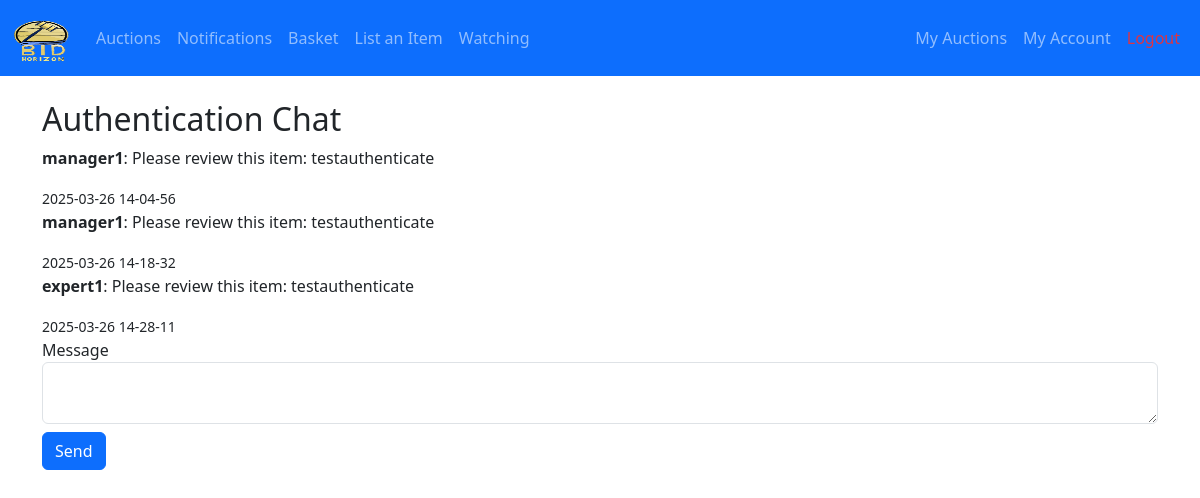
/authentication_chat/4 (signed in), run on the app's committed database.
### app/models.py (models this page shows, shortened)
class AuthenticationMessage(db.Model):
    __tablename__ = 'authentication_messages'
    id = db.Column(db.Integer, primary_key=True)
    request_id = db.Column(db.Integer, db.ForeignKey('authentication_requests.id'), nullable=False)
    sender_id = db.Column(db.Integer, db.ForeignKey('users.id'), nullable=False)
    message = db.Column(db.Text, nullable=False)
    created_at = db.Column(db.DateTime, default=datetime.utcnow)
    sender = db.relationship('User')

class User(db.Model, UserMixin):
    __tablename__ = 'users'
    id = db.Column(db.Integer, primary_key=True)
    username = db.Column(db.String(64), unique=True, nullable=False)
    email = db.Column(db.String(120), unique=True, nullable=False)
    password_hash = db.Column(db.String(256), nullable=False)
    first_name = db.Column(db.String(64))
    last_name = db.Column(db.String(64))
    priority = db.Column(db.Integer, default=UserPriority.GENERAL_USER.value)
    created_at = db.Column(db.DateTime, default=datetime.utcnow)
    last_login = db.Column(db.DateTime)
    card_number_hash = db.Column(db.String(256))
    card_expiry = db.Column(db.String(10))
    items_sold = db.relationship('Item', backref='seller', lazy='dynamic', foreign_keys='Item.seller_id', cascade="all, delete-orphan")
    items_won = db.relationship('Item', backref='winner', lazy='dynamic', foreign_keys='Item.winner_id', cascade="all, delete-orphan")
    bids = db.relationship('Bid', backref='bidder', lazy='dynamic', cascade="all, delete-orphan")
    watched_items = db.relationship('Item', secondary=user_watched_auctions, lazy='dynamic',
                                   backref=db.backref('watchers', lazy='dynamic'))
    expertise = db.relationship('ExpertCategory', backref='expert', lazy='dynamic', cascade="all, delete-orphan")
    availability = db.relationship('ExpertAvailability', backref='expert', lazy='dynamic', cascade="all, delete-orphan")
    authentication_requests = db.relationship('AuthenticationRequest', backref='expert', lazy='dynamic',
                                             foreign_keys='AuthenticationRequest.expert_id')
    notifications = db.relationship('Notification', back_populates='user', cascade="all, delete-orphan")

### app/views.py (the view, shortened to what this page needs)
@views.route('/authentication_chat/<int:authentication_id>', methods=['GET', 'POST'])
@login_required
def authentication_chat(authentication_id):
    authentication = AuthenticationRequest.query.get_or_404(authentication_id) # Get authentication request by ID
    if current_user.id not in [authentication.expert_id, authentication.item.seller_id]: # Ensure only expert/seller can access page
        flash("Access denied.", "danger")
        return redirect(url_for('views.home'))
    messages = AuthenticationMessage.query.filter_by(request_id=authentication_id).order_by(AuthenticationMessage.created_at.asc()).all() # Fetch all messages for this request ordered by creation date
    form = AuthenticationChatForm()
    base_template = "expert_base.html" if current_user.id == authentication.expert_id else "base.html"
    return render_template('authentication_chat.html', form=form, messages=messages, authentication=authentication, base_template=base_template)

### app/forms.py
class AuthenticationChatForm(FlaskForm):
    message = TextAreaField("Message", validators=[DataRequired()])
    submit = SubmitField("Send")

### app/__init__.py (called while the page is built)
def create_app():
    import os
    app = Flask(__name__,)
    env = os.getenv('FLASK_ENV', 'development')
    app.config.from_object(config_dict.get(env, 'development'))
    mail.init_app(app)
    Bootstrap(app)
    csrf = CSRFProtect(app)
    db.init_app(app)
    Migrate(app, db)
    login_manager = LoginManager(app)
    login_manager.init_app(app)
    @login_manager.user_loader
    def load_user(user_id):
        return models.User.query.get(int(user_id))
    from app import models
    from app.views import views  # Import blueprint
    app.register_blueprint(views, url_prefix='/')
    thread = threading.Thread(target=check_auctions, args=(app,), daemon=True)
    thread.start()
    return app

### app/templates/authentication_chat.html (shortened to what this page needs)
{% extends base_template %}
{% block content %}
<h2>Authentication Chat</h2>
<div class="chat">
    {% for message in messages %}
        <div class="{% if message.sender_id == current_user.id %} sent {% else %} received {% endif %}">
            <p><strong>{{ message.sender.username }}</strong>: {{ message.message }}</p>
            <small>{{ message.created_at.strftime('%Y-%m-%d %H-%M-%S') }}</small>
        </div>
    {% endfor %}
</div>
<form method="POST">
    <div class="form-group">
        {{ form.message.label }}
        {{ form.message(class="form-control") }}
    </div>
    <button type="submit" class="btn btn-primary mt-2">Send</button>
</form>
{% endblock %}

### app/static/css/style.css (style rules this page uses)
body { background-color: #FAF3E0; font-family: Arial, sans-serif; color: #2B2D42; }
.btn-primary { background-color: #E2C044; border: none; }

### data on the page
AuthenticationMessage: sender.username "manager1", message "Please review this item: testauthenticate", created_at "2025-03-26 14-04-56"
AuthenticationMessage: sender.username "manager1", message "Please review this item: testauthenticate", created_at "2025-03-26 14-18-32"
AuthenticationMessage: sender.username "expert1", message "Please review this item: testauthenticate", created_at "2025-03-26 14-28-11"
